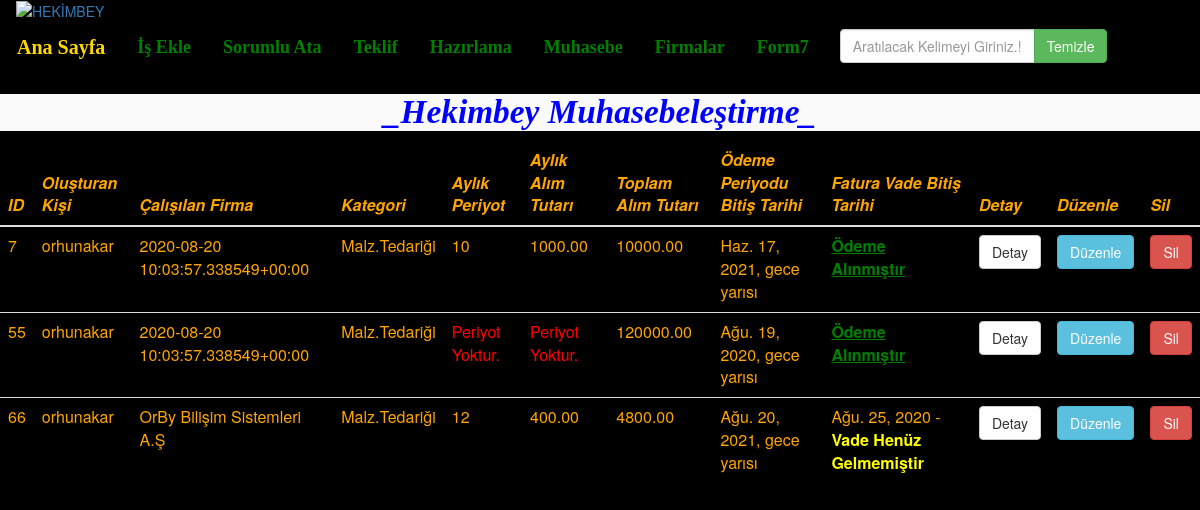
/form5/ (signed in), run on the app's committed database.
### form5/models.py (models this page shows, shortened)
class Form5(models.Model):
    Olusturan = models.ForeignKey(User , on_delete=models.CASCADE , blank=True , null=True)
    Form55 = models.ForeignKey(Form4 , on_delete=models.PROTECT , null=True , blank=True)
    odemePeriyodu = models.PositiveIntegerField(verbose_name='Ödeme Periyodu             ' , blank=True,null=True)
    periyotOdemeTutari = models.DecimalField(verbose_name='(Yaklaşık)Her bir periyottaki Alınacak Tutar           ' , blank=True ,
                                             null=True,max_digits=50,decimal_places=2)
    toplamOdemeTutari = models.DecimalField(verbose_name='Toplam Alınacak Tutar        ' , blank=False,max_digits=50,decimal_places=2)
    Aciklama = models.TextField(verbose_name='Açıklama Giriniz' , blank=False)
    tarih = models.DateTimeField(verbose_name=' Varsa Ödeme Periyodu Biteceği Tarih         ' , blank=True,null=True)
    faturaVade = models.DateField(default=date.today, blank=False , verbose_name='Fatura Vadesi')
    bugun=models.DateField(default=date.today)
    dosya = models.FileField(db_index=True , blank=False , verbose_name='Fatura PDF Ekleyiniz.',upload_to='files/')
    onay = models.BooleanField(default=False , verbose_name='Ödeme Alındı')

### form4/models.py (models this page shows, shortened)
class Form4(models.Model):
    Olusturan = models.ForeignKey(User , on_delete=models.CASCADE , blank=True , null=True)
    Form44=models.ForeignKey(Form3,on_delete=models.PROTECT,null=True,blank=True)
    onay=models.BooleanField(default=False,verbose_name='Firma adına yapacağımız hizmet tamamlandı mı?')
    aciklama=models.TextField(verbose_name='Açıklama                ',blank=True)
    tarih=models.DateTimeField(default=timezone.now, blank=False)

### form3/models.py (models this page shows, shortened)
class Form3(models.Model):
    Olusturan = models.ForeignKey(User , on_delete=models.CASCADE , blank=True , null=True)
    isin_kategorisi = models.CharField(choices=Form1.kategori,max_length=25,blank=False)
    Form33=models.ForeignKey(Form2,on_delete=models.PROTECT , blank=True , null=True)
    Aciklama = models.TextField(verbose_name='Açıklama', blank=True)
    dosya = models.FileField(db_index=True , blank=True)
    tarih=models.DateField(default=timezone.now, blank=False)
    iptal = models.BooleanField(default=False , verbose_name='Firma ile Anlaşılamadı')

### form2/models.py (models this page shows, shortened)
class Form2(models.Model):
    all_users = User.objects.all().order_by('username')
    all_user_choices = [(x.username , x.username) for x in all_users]
    Olusturan=models.ForeignKey(User,on_delete=models.CASCADE,blank=True,null=True)
    Form22 = models.ForeignKey(Form1 , on_delete=models.PROTECT , blank=True , null=True)
    Sorumlusu = models.CharField(choices=all_user_choices , max_length=25 , verbose_name='Sorumlu Kişiyi Ata' ,
                                 blank=False)
    AtanmaTarihi = models.DateTimeField(default=timezone.now, blank=False)
    Aciklama = models.TextField(verbose_name='Açıklama           ' , blank=False)

### form_1/models.py (models this page shows, shortened)
class Form1(models.Model):
    Birim = (
        ('Sağlık', 'Sağlık'),
        ('OSGB', 'OSGB'),
        ('Diğer', 'Diğer'),
    )
    kategori = (
        ('ihale', 'ihale'),
        ('teklif', 'Teklif'),
        ('Malz.Tedariği', 'Malz.Tedariği'),
        ('Diğer', 'Diğer'),
    )
    sorumlu = (
        ('cengiz bey', 'Cengiz Bey'),
        ('tekin bey', 'Tekin Bey'),
        ('ilhan bey', 'İlhan Bey'),
        ('mustafa bey', 'Mustafa Bey'),
        ('diğer', 'Diğer'),
    )
    adana=Firmalar.objects.all().order_by('firma_adi')
    adana_choices=[(x.firma_adi,x.firma_adi) for x in adana]
    Firmaid=models.ForeignKey(Firmalar,on_delete=models.PROTECT,blank=True,null=True)
    FirmaAdi=models.CharField(choices=adana_choices,max_length=60,verbose_name='Firma Adı',blank=False)
    Olusturan=models.ForeignKey(User,on_delete=models.CASCADE,blank=True,null=True)
    ilgili_birim = models.CharField(choices=Birim, max_length=25, verbose_name='İlgili Birim        ', blank=False)
    isin_kategorisi = models.CharField(choices=kategori, max_length=25, verbose_name='Yapılan İşin Kategorisi       ',blank=False)
    konusu = models.TextField(verbose_name='Konu ile ilgili Açıklama         ', blank=False)
    dosya = models.FileField( db_index=True,blank=True)
    sorumlu_kisi = models.CharField(choices=sorumlu, max_length=25, verbose_name='İşten Sorumlu Kişi        ', blank=False)
    baslangic = models.DateTimeField(default=timezone.now, blank=False)
    bitis = models.DateTimeField(default=date.today,blank=False)
    iptal=models.BooleanField(default=False,verbose_name='İşlemin Tamamını İptal Et')
    bugun = models.DateField(default=date.today)

### form5/views.py (the view)
# urls.py: url('', views.form5_view, name='form5_view'),
@login_required(login_url=login_view)
def form5_view(request):
    if request.user.is_superuser or request.user.is_staff:
        listem = Form5.objects.all()
    else:
        listem = Form5.objects.all().filter(Olusturan=request.user)
    return render(request , 'Form5/Form5.html', {'listem': listem})

### templates/Form5/Form5.html (shortened to what this page needs)
<html lang="Tr-tr">
<head>
  <link rel="stylesheet" href="https://maxcdn.bootstrapcdn.com/bootstrap/3.4.1/css/bootstrap.min.css">
</head>
<body>
<nav class="navbar navbar-expand-lg navbar-light bg-light" >
  <div  class="navbar-toggler">
    <div class="collapse navbar-collapse">
      <a class="logo-img-sticky site-logo-img-sticky" href="https://hekimbey.com.tr/">
          <img class="logo-img-sticky site-logo-img-sticky" src="https://hekimbey.com.tr/wp-content/uploads/2016/10/logo.png" alt="HEKİMBEY">
          </a>
    </div>
    <ul class="nav navbar-nav">
        <li class="active"><a style = "font-family:tahoma;color:gold;font-size:20 " href="/anasayfa" class="btn btn-dark" role="button"><strong>Ana Sayfa</strong></a></li>
        <li><a style = "font-family:Comic Sans;color:green;font-size:18 " href="/form1" class="btn btn-dark" role="button"><strong>İş Ekle</strong></a></li>
        <li><a style = "font-family:Comic Sans;color:green;font-size:18 " href="/form2"  class="btn btn-dark" role="button"><strong>Sorumlu Ata</strong> </a></li>
        <li><a style = "font-family:Comic Sans;color:green;font-size:18 "  href="/form3"  class="btn btn-dark" role="button"><strong>Teklif</strong> </a></li>
        <li><a style = "font-family:Comic Sans;color:green;font-size:18 " href="/form4"  class="btn btn-dark" role="button"><strong>Hazırlama</strong> </a></li>
        <li><a style = "font-family:Comic Sans;color:green;font-size:18 " href="/form5"  class="btn btn-dark" role="button"><strong>Muhasebe</strong></a></li>
        <li><a style = "font-family:Comic Sans;color:green;font-size:18 " href="/form6"  class="btn btn-dark" role="button"><strong>Firmalar</strong></a></li>
        <li><a style = "font-family:Comic Sans;color:green;font-size:18 " href="/form7"  class="btn btn-dark" role="button"><strong>Form7</strong></a></li>
        <form class="navbar-form navbar-left" role="search" method="GET" action="">
        <div class="input-group">
            <input class="form-control" type="text" name="q" placeholder="Aratılacak Kelimeyi Giriniz.!" id='myInput' onkeyup='searchTable()'>
            <span class="input-group-btn">
                <input class="btn btn-success" type="submit" value="Temizle">
            </span>
        </div>
        </form>
    </ul>
  </div>
</nav>
    <h2 align="center" style="color:Blue"><i><b>_Hekimbey Muhasebeleştirme_</b></i></h2>
<form method="POST" action="" enctype="multipart/form-data" >{% csrf_token %}
        <div>
<table class="table table-hover table-dark"  width="70" id='myTable' >
  <thead>
    <tr>
      <th scope="col"><i>ID</i></th>
        <th scope="col"><i>Oluşturan Kişi</i></th>
         <th scope="col"><i>Çalışılan Firma</i></th>
         <th scope="col"><i>Kategori</i></th>
      <th scope="col"><i>Aylık Periyot</i></th>
         <th scope="col"><i>Aylık Alım Tutarı</i></th>
         <th scope="col"><i>Toplam Alım Tutarı</i></th>
         <th scope="col"><i>Ödeme Periyodu Bitiş Tarihi</i></th>
        <th scope="col"><i>Fatura Vade Bitiş Tarihi</i></th>
        <th scope="col"><i>Detay</i></th>
        <th scope="col"><i>Düzenle</i></th>
        <th scope="col"><i>Sil</i></th>
    </tr>
  </thead>
  <tbody>
                {% for liste in listem %}
    <tr>
        <td>{{liste.Form55.Form44.Form33.Form22.id}}</td>
        <td>{{liste.Olusturan.username}}</td>
        <td>{{liste.Form55.Form44.Form33.Form22.FirmaAdi}}</td>
        <td>{{liste.Form55.Form44.Form33.Form22.isin_kategorisi}}</td>
        <td>{% if liste.odemePeriyodu %}
            {{liste.odemePeriyodu}}
            {%else%}
            <div style="color:Red">Periyot Yoktur.</div>
            {%endif%}
        </td>
        <td>{% if liste.periyotOdemeTutari%}
            {{liste.periyotOdemeTutari}}
            {%else%}
            <div style="color:Red">Periyot Yoktur.</div>
            {%endif%}
        </td>
        <td>{{liste.toplamOdemeTutari}}</td>
        <td>{{liste.tarih}}</td>
        <td>{%if liste.faturaVade < liste.bugun.today and liste.onay is False%}
           <strong  style="color:red"> Fatura Ödeme Vadesi Geçmiştir</strong>
            {%elif liste.onay is True%}
            <strong style="color:green"><u style="size:25" >Ödeme Alınmıştır</u></strong>
            {%elif liste.faturaVade == liste.bugun.today%}
           <strong style="color:red">Faturanın Vadesi Bugündür.</strong>
            {%else%}
            {{liste.faturaVade}} - <strong  style="color:yellow">Vade Henüz Gelmemiştir</strong>
            {%endif%}
        </td>
        <td><a href="{%url 'detail5' liste.id%}" class="btn btn-default" role="button">Detay</a></td>
        <td><a href="{%url 'update5' liste.id%}" class="btn btn-info" role="button">Düzenle</a></td>
        <td><a href="{%url 'delete5' liste.id%}" class="btn btn-danger" role="button" onclick="return confirmDel();">Sil</a></td>
    </tr>
   {% endfor %}
  </tbody>
</table>
        </div>
</form>
</body>

### templates/Form5/Form5.html (style rules this page uses)
h2 { font-family: Comic-Sans; color: orange; font-size: 25pt; background-color: #FAFAFA; }
body { background-color:Black;color:orange }

### data on the page
Form5: Form55.Form44.Form33.Form22.id "7", Olusturan.username "orhunakar", Form55.Form44.Form33.Form22.FirmaAdi "2020-08-20 10:03:57.338549+00:00", Form55.Form44.Form33.Form22.isin_kategorisi "Malz.Tedariği", odemePeriyodu "10", periyotOdemeTutari "1000.00", toplamOdemeTutari "10000.00", tarih "Haz. 17, 2021, gece yarısı", faturaVade "Ödeme Alınmıştır"
Form5: Form55.Form44.Form33.Form22.id "55", Olusturan.username "orhunakar", Form55.Form44.Form33.Form22.FirmaAdi "2020-08-20 10:03:57.338549+00:00", Form55.Form44.Form33.Form22.isin_kategorisi "Malz.Tedariği", shows "Periyot Yoktur.", toplamOdemeTutari "120000.00", tarih "Ağu. 19, 2020, gece yarısı", faturaVade "Ödeme Alınmıştır"
Form5: Form55.Form44.Form33.Form22.id "66", Olusturan.username "orhunakar", Form55.Form44.Form33.Form22.FirmaAdi "OrBy Bilişim Sistemleri A.Ş", Form55.Form44.Form33.Form22.isin_kategorisi "Malz.Tedariği", odemePeriyodu "12", periyotOdemeTutari "400.00", toplamOdemeTutari "4800.00", tarih "Ağu. 20, 2021, gece yarısı", faturaVade "Ağu. 25, 2020"
